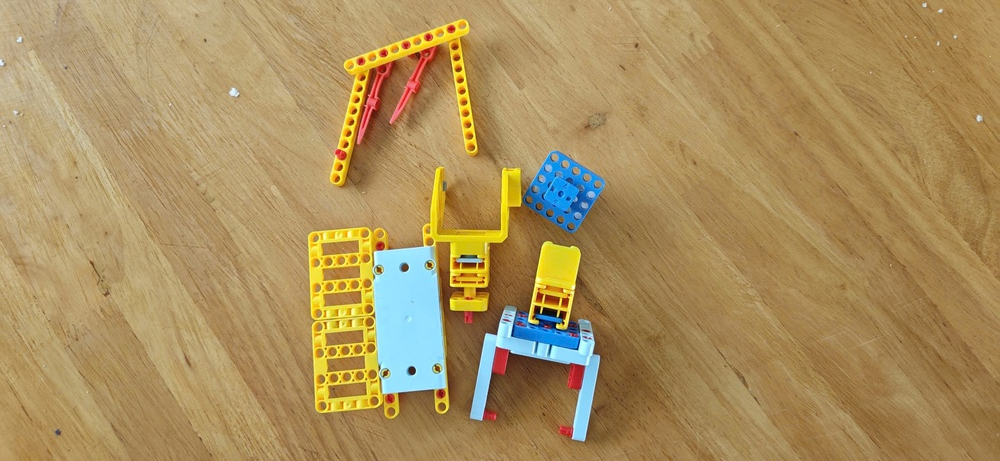
#> input picture lesson_1/images/sample.jpg, 1000 x 461 px, shrunk from 2560 x 1181 before the run, found by its file name
$ python color_spaces.py
#> lines starting #> are read from the running program, lines starting #| are printed output that depends on the picture; after the words box and inside, x2 and y2 are one past the last pixel; in counts of white or black regions, pixels touching at a corner belong together
import cv2
import numpy as np
import matplotlib.pyplot as plt
import os

# === BƯỚC 1: CHUẨN BỊ ===
img_path = "images/sample.jpg"
if not os.path.exists(img_path):
    print(f"Lỗi: Không tìm thấy file tại {img_path}")
    exit()

img_bgr = cv2.imread(img_path)
#> img_bgr is the input picture: shape (461, 1000, 3); mean B, G, R 94.2, 143.5, 169.8
img_rgb = cv2.cvtColor(img_bgr, cv2.COLOR_BGR2RGB)

# === BƯỚC 2: CHUYỂN ĐỔI SANG CÁC KHÔNG GIAN MÀU ===
# HSV: Tách biệt Màu sắc (Hue), Độ bão hòa (Saturation) và Độ sáng (Value)
img_hsv = cv2.cvtColor(img_bgr, cv2.COLOR_BGR2HSV)
#> img_hsv: shape (461, 1000, 3); mean H, S, V 22.7, 124.7, 174.3
# LAB: Tách biệt Độ sáng (L) và các trục màu xanh-vàng (A), xanh-đỏ (B)
img_lab = cv2.cvtColor(img_bgr, cv2.COLOR_BGR2LAB)
#> img_lab: shape (461, 1000, 3); mean of channels 0, 1, 2 155.7, 132.3, 157.8
# YCrCb: Dùng trong nén video, tách độ sáng (Y) và tín hiệu hiệu màu (Cr, Cb)
img_ycrcb = cv2.cvtColor(img_bgr, cv2.COLOR_BGR2YCrCb)
#> img_ycrcb: shape (461, 1000, 3); mean of channels 0, 1, 2 145.8, 145.2, 98.9

# Kiểm tra phạm vi giá trị
print("=== Phạm vi giá trị từng không gian ===")
for ten, anh in [("BGR", img_bgr), ("HSV", img_hsv), ("LAB", img_lab), ("YCrCb", img_ycrcb)]:
    print(f"  {ten:6s}: shape={anh.shape}, "
          f"Kênh 0=[{anh[:,:,0].min():>3}, {anh[:,:,0].max():>3}], "
          f"Kênh 1=[{anh[:,:,1].min():>3}, {anh[:,:,1].max():>3}], "
          f"Kênh 2=[{anh[:,:,2].min():>3}, {anh[:,:,2].max():>3}]")
#> this loop made 4 passes
#> ten on passes 1 to 4: 'BGR', 'HSV', 'LAB', 'YCrCb'
#|   BGR   : shape=(461, 1000, 3), Kênh 0=[  0, 255], Kênh 1=[  0, 255], Kênh 2=[  0, 255]
#|   HSV   : shape=(461, 1000, 3), Kênh 0=[  0, 179], Kênh 1=[  0, 255], Kênh 2=[  6, 255]
#|   LAB   : shape=(461, 1000, 3), Kênh 0=[  2, 252], Kênh 1=[102, 196], Kênh 2=[ 68, 219]
#|   YCrCb : shape=(461, 1000, 3), Kênh 0=[  4, 248], Kênh 1=[ 44, 221], Kênh 2=[ 11, 201]

# === BƯỚC 3: PHÁT HIỆN MÀU ĐỎ BẰNG HSV ===
# Lưu ý: Trong OpenCV, Hue có phạm vi [0, 179]. Màu đỏ nằm ở hai đầu phổ (0-10 và 160-179)
# Định nghĩa ngưỡng dưới cho màu đỏ
lower_red1 = np.array([0, 70, 50])
upper_red1 = np.array([10, 255, 255])
# Định nghĩa ngưỡng trên cho màu đỏ
lower_red2 = np.array([170, 70, 50])
upper_red2 = np.array([179, 255, 255])

# Tạo mặt nạ (Mask)
mask1 = cv2.inRange(img_hsv, lower_red1, upper_red1)
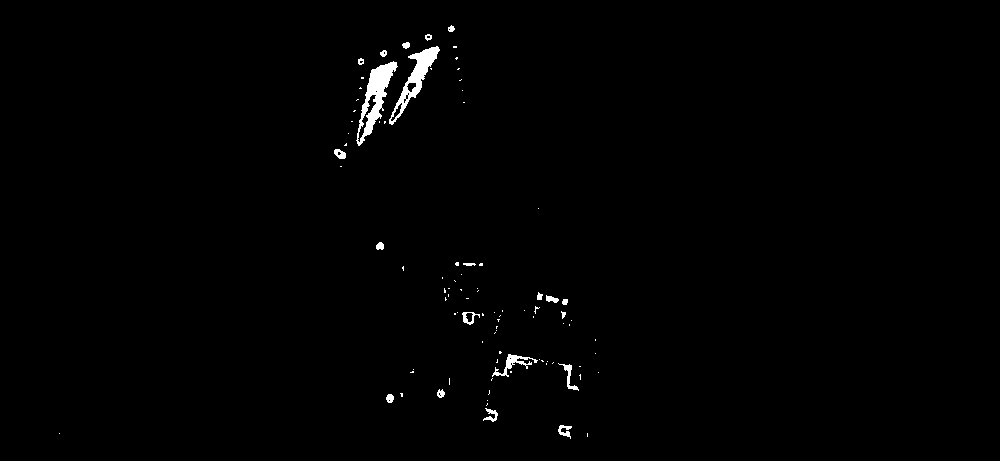
#> mask1: shape (461, 1000); 0.82% white; 93 white regions (72 under 20 px), largest, box (x1, y1, x2, y2) and area: (356, 61, 398, 146) 1232, (389, 46, 440, 125) 992, (492, 354, 538, 377) 283
mask2 = cv2.inRange(img_hsv, lower_red2, upper_red2)
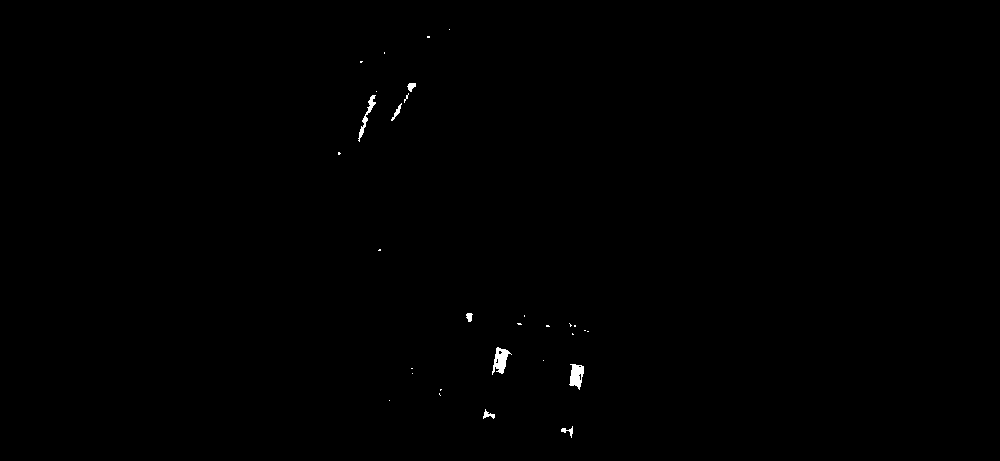
#> mask2: shape (461, 1000); 0.23% white; 30 white regions (22 under 20 px), largest, box (x1, y1, x2, y2) and area: (492, 347, 512, 375) 281, (569, 364, 584, 390) 258, (358, 95, 376, 142) 176
mask_do = cv2.bitwise_or(mask1, mask2)
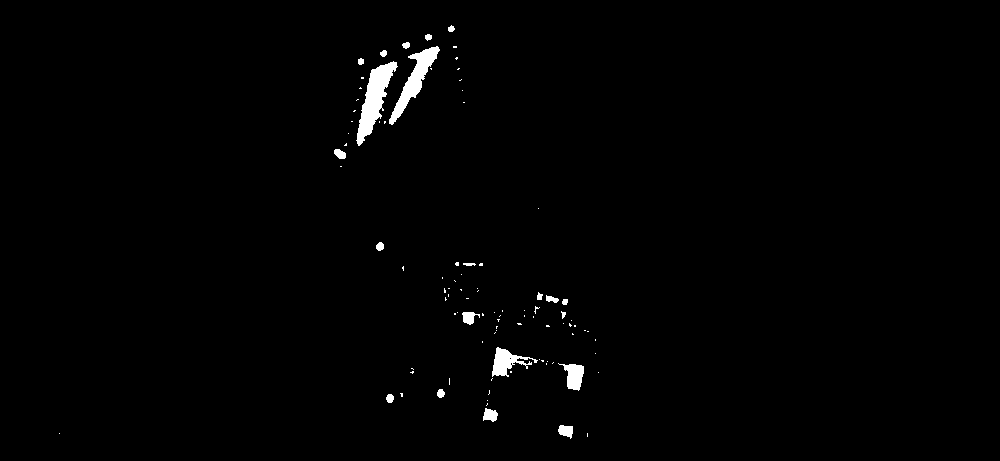
#> mask_do: shape (461, 1000); 1% white; 96 white regions (75 under 20 px), largest, box (x1, y1, x2, y2) and area: (356, 61, 398, 146) 1409, (389, 46, 440, 125) 1116, (492, 347, 538, 377) 576

# Áp dụng mặt nạ lên ảnh gốc để trích xuất màu đỏ
ket_qua = cv2.bitwise_and(img_bgr, img_bgr, mask=mask_do)
ket_qua_rgb = cv2.cvtColor(ket_qua, cv2.COLOR_BGR2RGB)

# === BƯỚC 4: HIỂN THỊ ===
fig, axes = plt.subplots(1, 3, figsize=(18, 6))

axes[0].imshow(img_rgb)
axes[0].set_title("1. Ảnh gốc (RGB)")
axes[0].axis("off")

axes[1].imshow(mask_do, cmap="gray")
axes[1].set_title("2. Mặt nạ màu đỏ (Binary Mask)")
axes[1].axis("off")

axes[2].imshow(ket_qua_rgb)
axes[2].set_title("3. Kết quả lọc màu đỏ")
axes[2].axis("off")

plt.tight_layout()

# Lưu kết quả
output_dir = "output"
if not os.path.exists(output_dir):
    os.makedirs(output_dir)
plt.savefig(f"{output_dir}/phat_hien_mau_hsv.png", dpi=150)
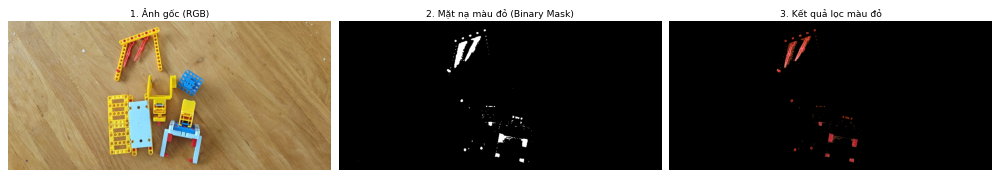
#> figure drawn by matplotlib, 3 panels

print(f"\n✓ Đã lưu kết quả lọc màu vào '{output_dir}/phat_hien_mau_hsv.png'")
plt.show()
